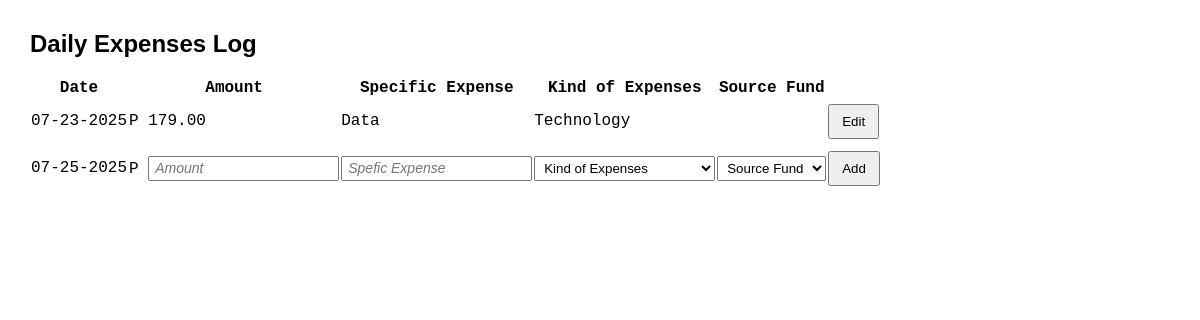
The page /dailyexpenses.php (signed in) on the database as committed earlier.
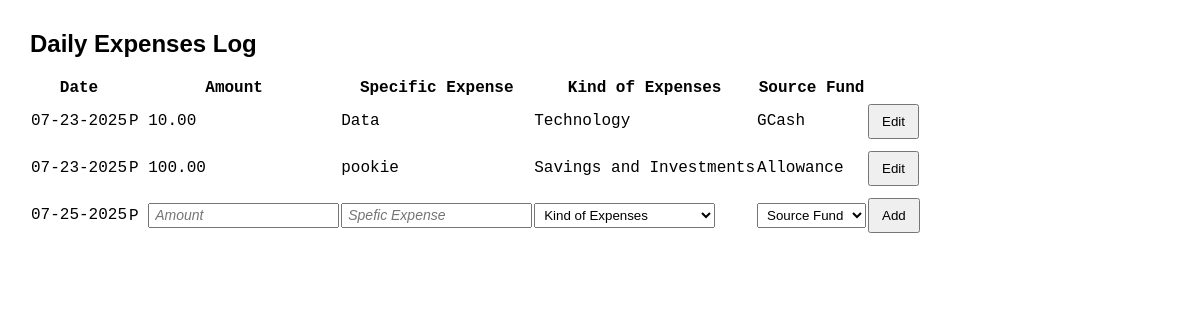
The same page on the database as committed later.
### tables this page shows
CREATE TABLE `dailyexpense_log` (
  `id` int(11) NOT NULL,
  `user_id` int(11) NOT NULL,
  `amount` decimal(12,2) NOT NULL,
  `expense` varchar(255) DEFAULT '—',
  `source_id` int(11) NOT NULL,
  `expensetype_id` int(11) NOT NULL,
  `expense_date` date NOT NULL DEFAULT current_timestamp()
);

CREATE TABLE `expenses` (
  `id` int(11) NOT NULL,
  `name` varchar(255) NOT NULL
);

CREATE TABLE `source_fund` (
  `id` int(11) NOT NULL,
  `user_id` int(11) NOT NULL,
  `name` varchar(255) NOT NULL,
  `amount` decimal(12,2) NOT NULL DEFAULT 0.00,
  `asset_id` int(11) NOT NULL
);

### foreignkeys.php (called while the page is built, shortened)
<?php
    function getExpenseType($conn, $id) {
        $sql = "SELECT `Name` FROM Expenses WHERE `ID` = $id";
        $result = mysqli_query($conn, $sql);
        $row = mysqli_fetch_assoc($result);
        if ($row > 0) return $row["Name"];
        else return deleteLogs($conn, $id);
    }
    function getAssetSource($conn, $id) {
        $sql = "SELECT `Name` FROM Source_Fund WHERE `ID` = $id";
        $result = mysqli_query($conn, $sql);
        $row = mysqli_fetch_assoc($result);
        if ($row > 0) return $row["Name"];
        else return deleteLogs($conn, $id);
    }
    function deleteLogs($conn, $id) {
        $sql = "SELECT `Deleted_Name` FROM Delete_Log WHERE `Deleted_ID` = $id";
        $result = mysqli_query($conn, $sql);
        $row = mysqli_fetch_assoc($result);
        return $row["Deleted_Name"];
    }
?>

### dailyexpenses.php (the view, shortened to what this page needs)
<?php
    include_once("connect.php");
    include_once("foreignkeys.php");
    $editID = 0;
    $page = "";
    $sql = "SELECT `ID`, DATE_FORMAT(Expense_Date, '%m-%d-%Y') AS `Expense_Date`, `Amount`, `Expense`, `ExpenseType_ID`, `Source_ID` FROM DailyExpense_Log WHERE `User_ID` =" . $_SESSION["id"];
    $result = mysqli_query($conn, $sql);
    echo '<h2>Daily Expenses Log</h2>';
    echo '<table>';
    echo '<tr><th>Date</th>';
    echo '<th>Amount</th>';
    echo '<th>Specific Expense</th>';
    echo '<th>Kind of Expenses</th>';
    echo '<th>Source Fund</th></tr>';
    if (mysqli_num_rows($result) > 0) {
        while($row = mysqli_fetch_assoc($result)) {
            $expenseType = getExpenseType($conn, $row["ExpenseType_ID"]);
            $assetSource = getAssetSource($conn, $row["Source_ID"]);
            if ($page == "dailyExpenses" && $row["ID"] == $editID) {
                echo '<form action="update.php" method="POST">';
                    echo '<input type="hidden" name="edit_ID" value="' . $row["ID"] . '">';
                    echo '<input type="hidden" name="date" value="' . $row["Expense_Date"] . '">';
                    echo '<input type="hidden" name="initial" value="' . $row["Amount"] . '">';
                    echo '<tr><td>' . $row["Expense_Date"] . '</td>';
                    echo '<td>P <input type="text" name="final" value="' . $row["Amount"] . '" /></td>';
                    echo '<td><input type="text" name="expense" value="' . $row["Expense"] . '" /></td>';
                    echo '<td><select name="type">';
                    $ctr = 1;
                    foreach (expenseTypes($conn) as $expense) {
                        if ($expenseType == $expense) echo '<option value="'. $ctr++ . '" selected>' . $expense . '</option>';
                        else echo '<option value="'. $ctr++ . '">' . $expense . '</option>';
                    }
                    echo '</select></td>';
                    echo '<td><select name="source">';
                    foreach (sourceFunds($conn, $_SESSION["id"]) as $id => $sourceFund) {
                        if ($assetSource == $sourceFund) echo '<option value="'. $id . '" selected>' . $sourceFund . '</option>';
                        else echo '<option value="'. $id . '">' . $sourceFund . '</option>';
                    }
                    echo '</select></td>';
                    echo '<td><button type="submit" name="dailyExpense">Update</button></td>';
                    echo '<td><button name="cancel">Cancel</button></td></tr>';
                echo '</form>';
            } else {
                echo '<tr><td>' . $row["Expense_Date"] . '</td>';
                echo '<td>P ' . $row["Amount"] . '</td>';
                echo '<td>' . $row["Expense"] . '</td>';
                echo '<td>' . $expenseType . '</td>';
                echo '<td>' . $assetSource . '</td>';
                echo '<td><a style="text-decoration: none; color: inherit;" href="edit.php?id=' . $row["ID"] . '&page=dailyExpenses"><button name="dailyExpense">Edit</button></a></td></tr>';
            }
        }
    } else {
        echo '<tr><td colspan="6">0 results</td></tr>';
    }
?>
<!DOCTYPE html>
<html lang="en">
    <head>
        <link rel="stylesheet" href="styles.css">
    </head>
    <body>
        <form action="insert.php" method="POST">
            <?php
                echo '<tr><td>' . date("m-d-Y") . '</td>';
                echo '<td>P <input type="text" name="amount" placeholder="Amount" required /></td>';
                echo '<td><input type="text" name="expense" placeholder="Spefic Expense" /></td>';
                echo '<td><select name="type" required>';
                echo '<option class="placeholder" value="0" selected disabled hidden>Kind of Expenses</option>';
                echo '</select></td>';
                echo '<td><select name="source" required>';
                echo '<option class="placeholder" value="0" selected disabled hidden>Source Fund</option>';
                echo '</select></td>';
                echo '<td><button type="submit" name="dailyExpense">Add</button></td></tr>';
            ?>
        </form></table>
    </body>
</html>

### styles.css (style rules this page uses)
body { margin: 30px; font-family: Arial, sans-serif; }
form, table { font-family: 'Courier New', Courier, monospace; }
table { border-collapse: collapse; }
button { margin: 5px 5px 5px 0; padding: 8px 12px; }
input, select { margin: 5px 0; padding: 3px 5px; height: 25px; box-sizing: border-box; }
::placeholder, select.placeholder option[disabled] { font: italic 14px Arial, sans-serif; }

Rows that differ between the two databases and show on the page:
changed dailyexpense_log "Data": amount "179.00" → "10.00"; source.name (not shown) → "GCash"
added dailyexpense_log: Expense_Date "07-23-2025", amount "100.00", expense "pookie", expensetype.name "Savings and Investments", source.name "Allowance"
